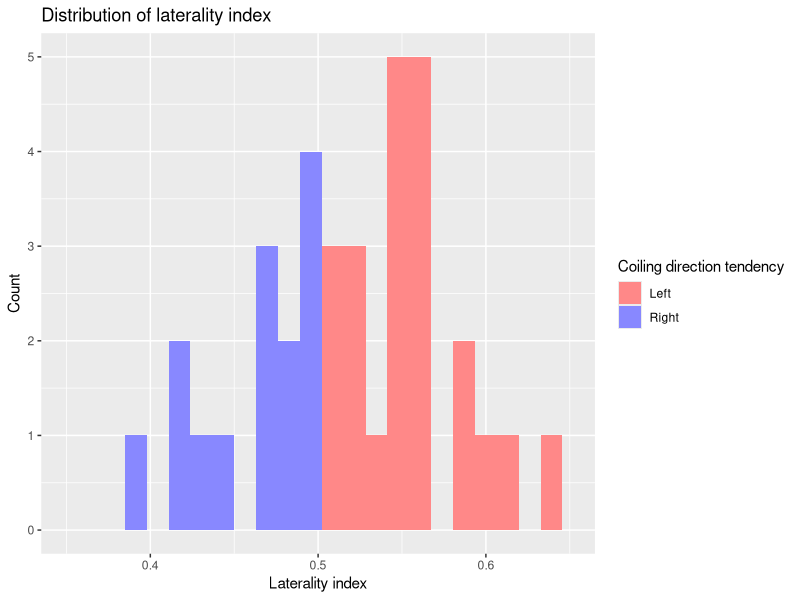
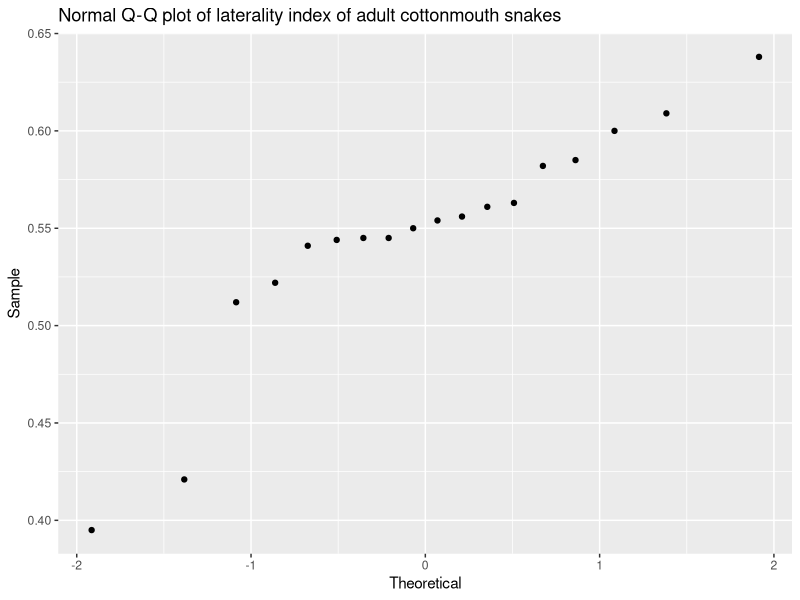
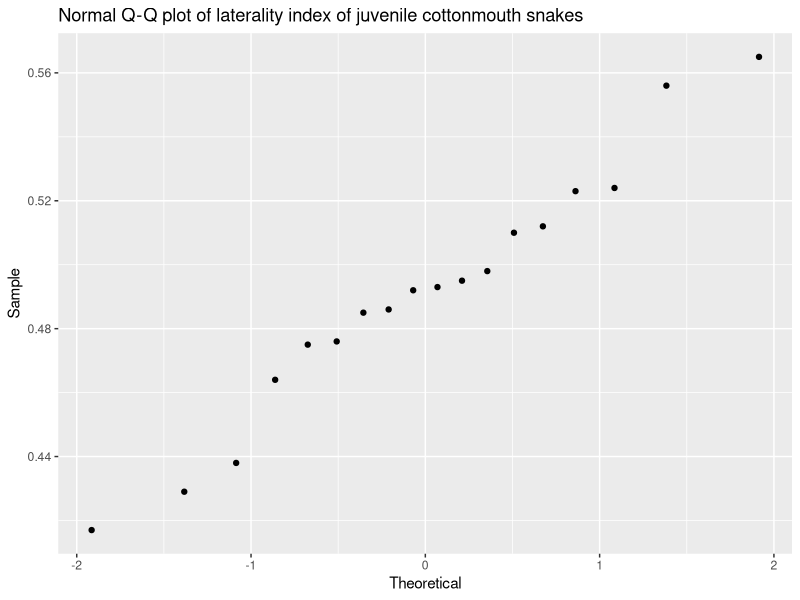
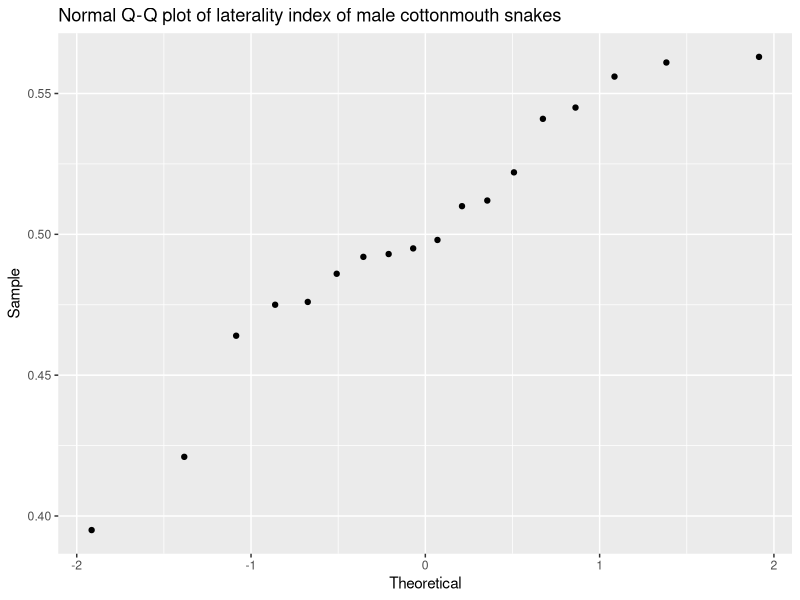
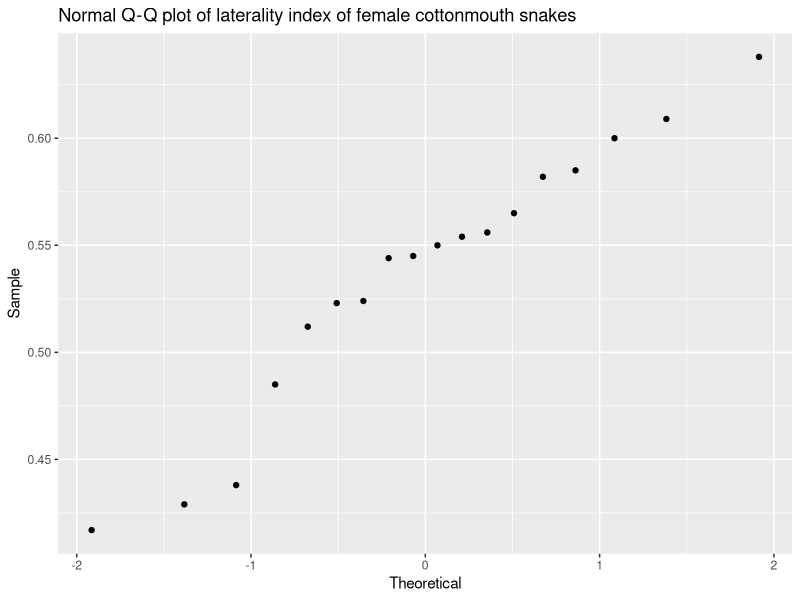
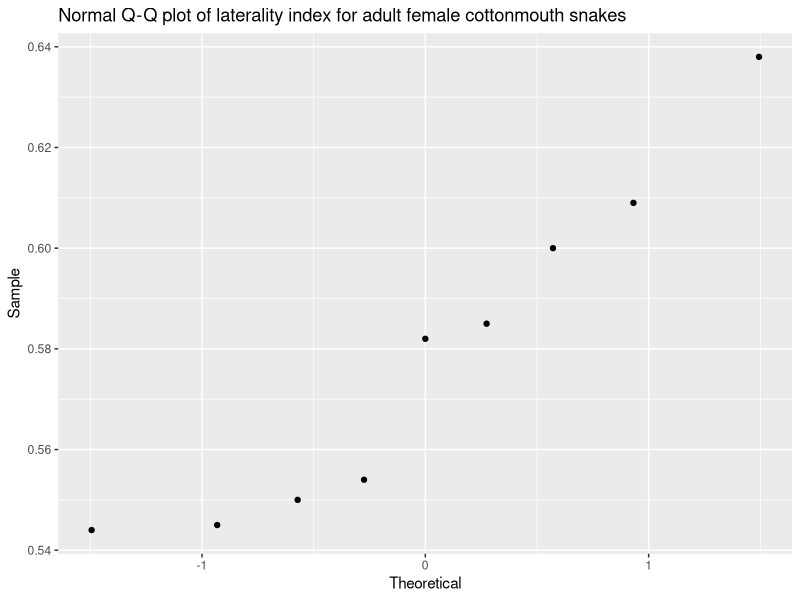
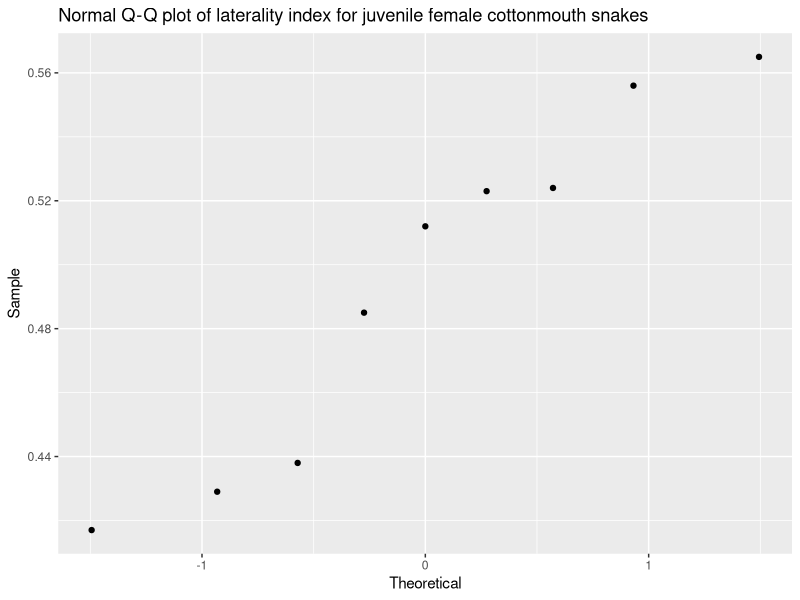
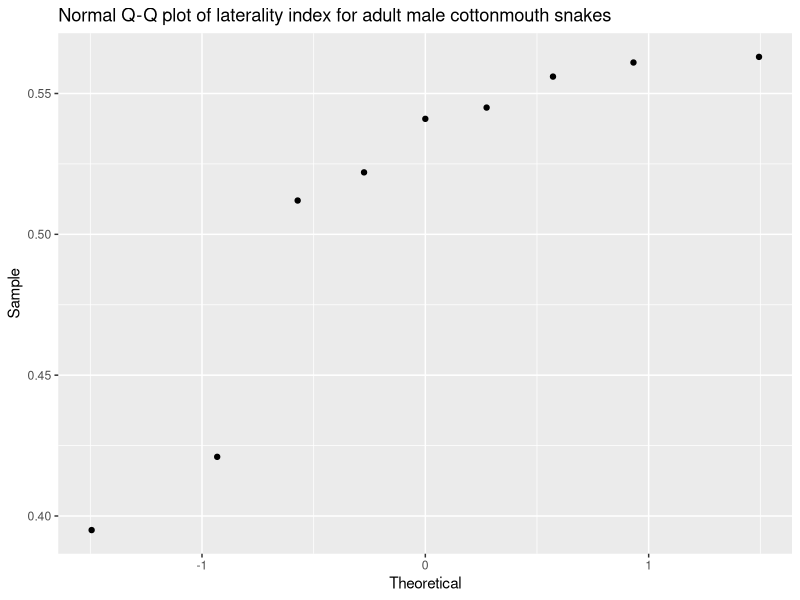

Write the R code that produced these figures, in order.
## ---- chunk 1
setwd("C:\\Users\\tntje\\work\\school\\applied-stats\\s2\\assignment04")

library(ggplot2)
library(GGally)
library(dplyr)

knitr::opts_chunk$set(warning = FALSE, message = FALSE) 

snake_data <- read.csv("data.csv")
snake_data$Cat.Pair <- paste0(substr(snake_data$Age, 1, 1), substr(snake_data$Gender, 1, 1))
## ---- chunk 2
ggplot(snake_data, aes(Lat.Index)) +
  geom_histogram(aes(fill = ifelse(Lat.Index > 0.5, "Left", "Right")), bins = 24) +
  scale_x_continuous(limits = c(0.35, 0.65)) +
  scale_fill_manual(
    name = "Coiling direction tendency",
    values = setNames(c('#ff8888ff', '#8888ffff'), c("Left", "Right"))
  ) +
  labs(
    title = "Distribution of laterality index",
    x = "Laterality index",
    y = "Count"
  )
## ---- chunk 3
mean(snake_data$Lat.Index)
sd(snake_data$Lat.Index)
t.test(snake_data$Lat.Index, mu = 0.5, alternative = "two.sided")
## ---- chunk 4
regres1 <- lm(Lat.Index ~ factor(Gender), data = snake_data)
summary(regres1)
## ---- chunk 5
regres2 <- lm(Lat.Index ~ factor(Age), data = snake_data)
summary(regres2)
## ---- chunk 6
regres3 <- lm(Lat.Index ~ factor(Gender) : factor(Age), data = snake_data)
summary(regres3)
## ---- chunk 7
ggplot(data = snake_data[snake_data$Age == "Adult",], aes(sample = Lat.Index)) +
  geom_qq() +
  labs(
    x = "Theoretical",
    y = "Sample",
    title = "Normal Q-Q plot of laterality index of adult cottonmouth snakes"
  )
## ---- chunk 8
ggplot(data = snake_data[snake_data$Age == "Juvenile",], aes(sample = Lat.Index)) +
  geom_qq() +
  labs(
    x = "Theoretical",
    y = "Sample",
    title = "Normal Q-Q plot of laterality index of juvenile cottonmouth snakes"
  )
## ---- chunk 9
sd(snake_data[snake_data$Age == "Adult",]$Lat.Index)
sd(snake_data[snake_data$Age == "Juvenile",]$Lat.Index)
t.test(Lat.Index ~ Age, data = snake_data)
## ---- chunk 10
ggplot(data = snake_data[snake_data$Gender == "Male",], aes(sample = Lat.Index)) +
  geom_qq() +
  labs(
    x = "Theoretical",
    y = "Sample", 
    title = "Normal Q-Q plot of laterality index of male cottonmouth snakes"
  )
## ---- chunk 11
ggplot(data = snake_data[snake_data$Gender == "Female",], aes(sample = Lat.Index)) +
  geom_qq() +
  labs(
    x = "Theoretical",
    y = "Sample", 
    title = "Normal Q-Q plot of laterality index of female cottonmouth snakes"
  )
## ---- chunk 12
sd(snake_data[snake_data$Gender == "Male",]$Lat.Index)
sd(snake_data[snake_data$Gender == "Female",]$Lat.Index)
t.test(Lat.Index ~ Gender, data = snake_data)
## ---- chunk 13
ggplot(data = snake_data[snake_data$Age == "Adult" & snake_data$Gender == "Female",], aes(sample = Lat.Index)) +
  geom_qq() +
  labs(
    x = "Theoretical",
    y = "Sample",
    title = "Normal Q-Q plot of laterality index for adult female cottonmouth snakes"
  )
## ---- chunk 14
ggplot(data = snake_data[snake_data$Age == "Juvenile" & snake_data$Gender == "Female",], aes(sample = Lat.Index)) +
  geom_qq() +
  labs(
    x = "Theoretical",
    y = "Sample",
    title = "Normal Q-Q plot of laterality index for juvenile female cottonmouth snakes"
  )
## ---- chunk 15
ggplot(data = snake_data[snake_data$Age == "Adult" & snake_data$Gender == "Male",], aes(sample = Lat.Index)) +
  geom_qq() +
  labs(
    x = "Theoretical",
    y = "Sample",
    title = "Normal Q-Q plot of laterality index for adult male cottonmouth snakes"
  )
## ---- chunk 16
ggplot(data = snake_data[snake_data$Age == "Juvenile" & snake_data$Gender == "Male",], aes(sample = Lat.Index)) +
  geom_qq() +
  labs(
    x = "Theoretical",
    y = "Sample",
    title = "Normal Q-Q plot of laterality index for juvenile male cottonmouth snakes"
  )
## ---- chunk 17
sd(snake_data[snake_data$Age == "Adult" & snake_data$Gender == "Female",]$Lat.Index)
sd(snake_data[snake_data$Age == "Juvenile" & snake_data$Gender == "Female",]$Lat.Index)
sd(snake_data[snake_data$Age == "Adult" & snake_data$Gender == "Male",]$Lat.Index)
sd(snake_data[snake_data$Age == "Juvenile" & snake_data$Gender == "Male",]$Lat.Index)
aov(Lat.Index ~ Cat.Pair, data = snake_data)
anova(aov(Lat.Index ~ Cat.Pair, data = snake_data))
## ---- chunk 18
anova(aov(Lat.Index ~ Cat.Pair, data = snake_data))
